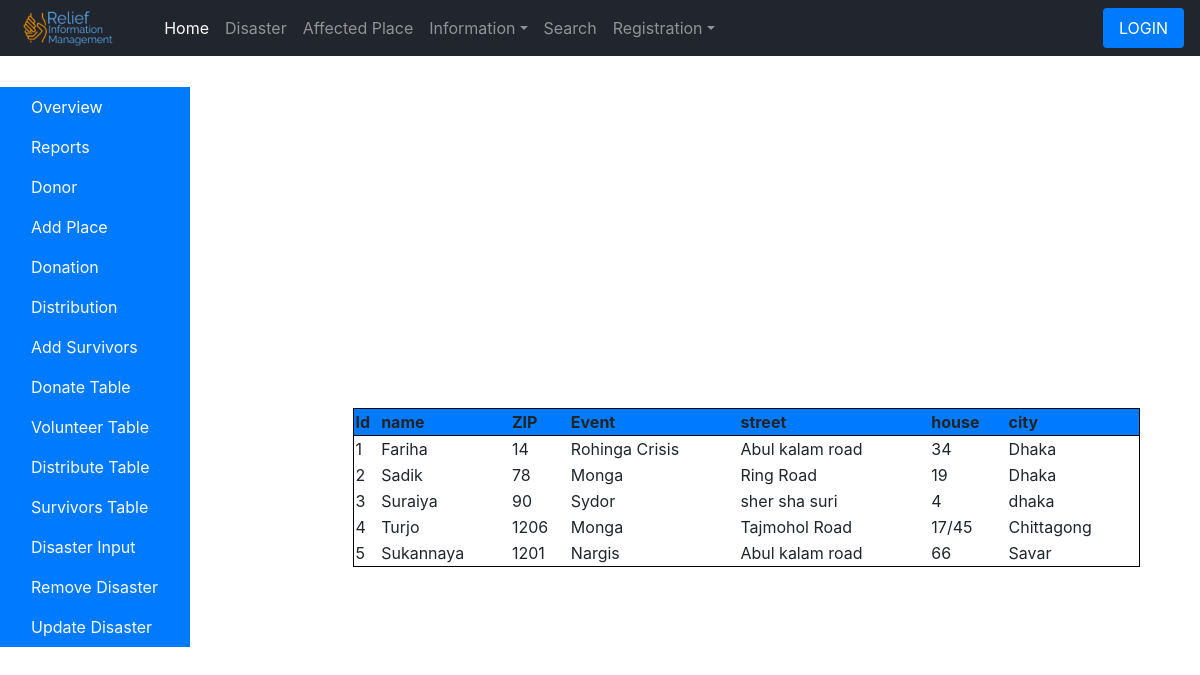
Page /project/person.php on the committed database.
### tables this page shows
CREATE TABLE `donor` (
  `Donor_ID` int(11) NOT NULL,
  `Name` varchar(30) NOT NULL,
  `Post_Code` int(30) NOT NULL,
  `Disaster_event_name` varchar(30) NOT NULL,
  `Area` varchar(30) NOT NULL,
  `Street` varchar(30) NOT NULL,
  `House_no` varchar(30) NOT NULL,
  `city` varchar(30) NOT NULL
);

### project/person.php (the view, shortened to what this page needs)
<?php include 'header.php';?>
  <body>
    <?php include 'navbar.php';?>
     <main role="main" class="container" style="margin-top: 87px;margin-left: 0%;">
      <div class="row">
        <?php include 'sidebar.php';?>
   <table style="width: 77%;/* position:  inherit; *//* padding-left: 14%; */margin-left: 31%;margin-top: -21%;margin-bottom: 30%;border: 1px solid black;border-collapse: collapse;/* float:  right; */">
  <tr style="
    border: 1px solid #080808;
    background-color: #007bff;
">
    <th>Id</th>
	<th>name</th>
    <th>ZIP</th>
<th>Event </th>
	<th>street</th>
    <th>house</th>
    <th>city</th>
  </tr>
    <?php
$servername = "localhost";
$username = "root";
$password = "";
$dbname = "relief2";
$conn = new mysqli($servername, $username, $password,$dbname);
$sql = "SELECT * FROM donor";
$result = $conn->query($sql);
    while($row = $result->fetch_assoc()){
    	echo "<tr>";
    	$data = $row["Donor_ID"];
    	echo "<td>";
    	echo "$data";
    	echo "</td>";
    	$data = $row["Name"];
    	echo "<td>";
    	echo "$data";
    	echo "</td>";
    	$data = $row["Post_Code"];
    	echo "<td>";
    	echo "$data";
    	echo "</td>";
$data = $row["Disaster_event_name"];
        echo "<td>";
        echo "$data";
        echo "</td>";
        $data = $row["Street"];
        echo "<td>";
        echo "$data";
        echo "</td>";
        $data = $row["House_no"];
        echo "<td>";
        echo "$data";
        echo "</td>";
        $data = $row["city"];
        echo "<td>";
        echo "$data";
        echo "</td>";
    	echo "</tr>";
    }
    ?>
 </table>
</div>
</body>
</html>

### rows in the picture
donor: Donor_ID "1", Name "Fariha", Post_Code "14", Disaster_event_name "Rohinga Crisis", Street "Abul kalam road", House_no "34", city "Dhaka"
donor: Donor_ID "2", Name "Sadik", Post_Code "78", Disaster_event_name "Monga", Street "Ring Road", House_no "19", city "Dhaka"
donor: Donor_ID "3", Name "Suraiya", Post_Code "90", Disaster_event_name "Sydor", Street "sher sha suri", House_no "4", city "dhaka"
donor: Donor_ID "4", Name "Turjo", Post_Code "1206", Disaster_event_name "Monga", Street "Tajmohol Road", House_no "17/45", city "Chittagong"
donor: Donor_ID "5", Name "Sukannaya", Post_Code "1201", Disaster_event_name "Nargis", Street "Abul kalam road", House_no "66", city "Savar"
